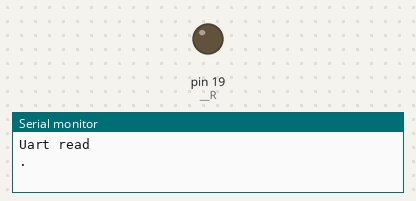
The sketch below on a simulated Arduino Uno, built with avr-gcc and run on an emulated ATmega328P. On the bench: output pins drawn as LEDs (lit = HIGH), the last lines printed to the serial monitor.

Above: at 0.1 s.
At 0.6 s:
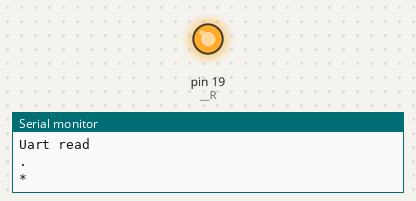
Timing chart, 0 to 2.1 s (numbered marks = the images above):
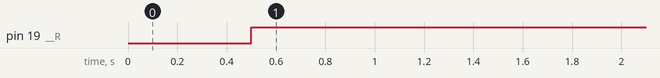

The sketch:

uart_read.ino
```cpp
char key = '0';
#define __R 19

int count = 0;

void setup() {
  // put your setup code here, to run once:
  Serial.begin(115200);
  Serial.println("\nUart read");
  pinMode(__R, OUTPUT);
}

void loop() {
  // put your main code here, to run repeatedly:
  if(count%2 == 0)
  {
    Serial.println(".");
  }
  else
  {
    Serial.println("*");
  }
  delay(500);
  while (Serial.available() > 0) {
    digitalWrite(__R, LOW);
    key = Serial.read();
    Serial.print(key);

  }
  digitalWrite(__R, HIGH);
  count++;
}
```

Measured:
- by itself, pin 19 (__R): LOW → HIGH at 0.50 s
